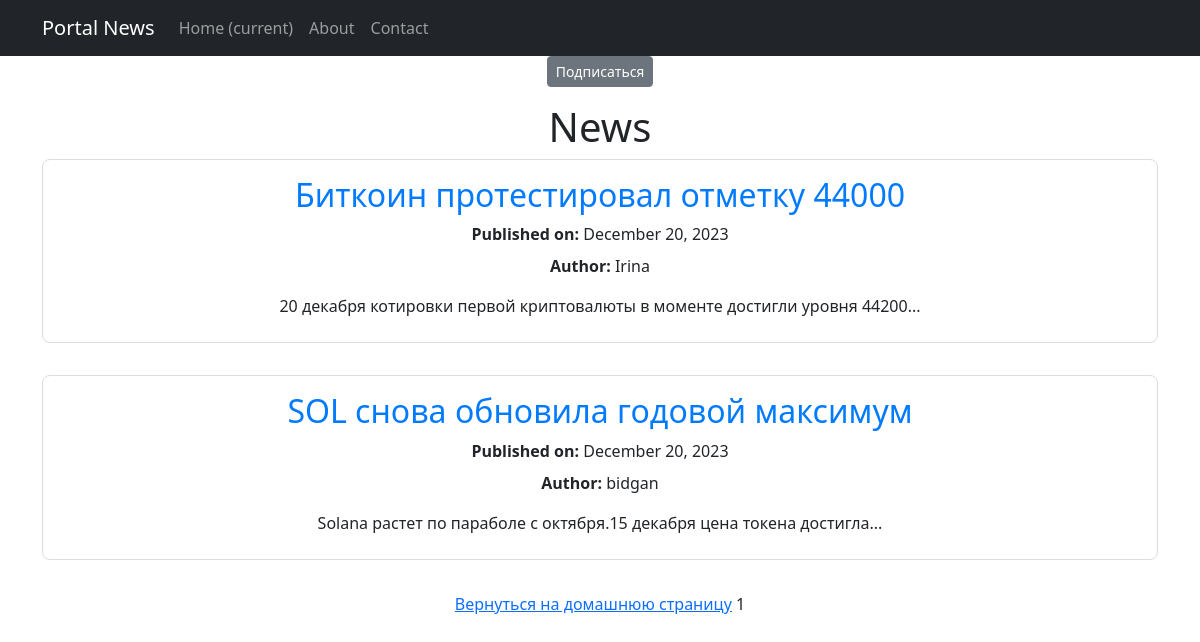
/home/categories/1/, run on an earlier commit of the app's database.
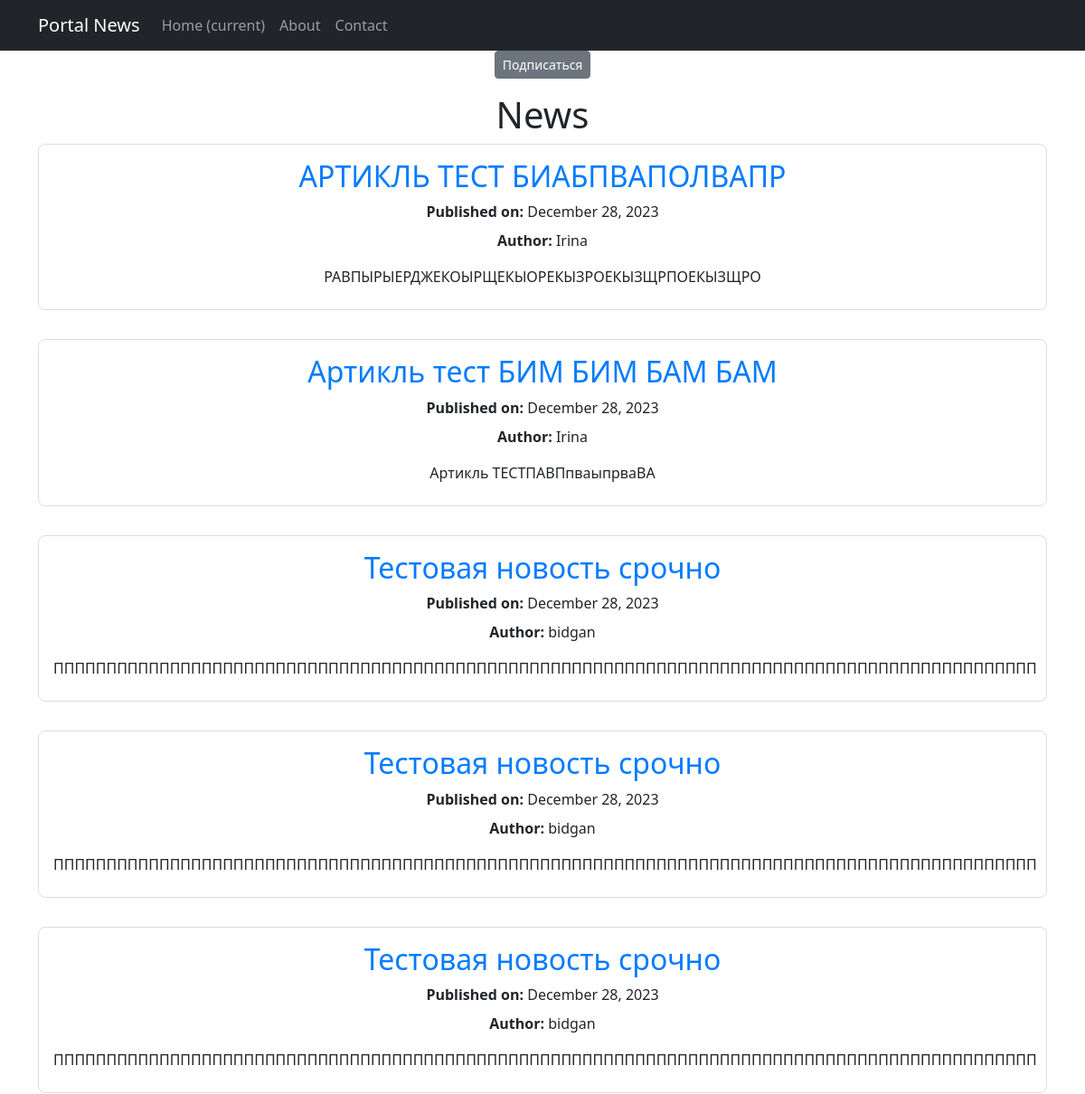
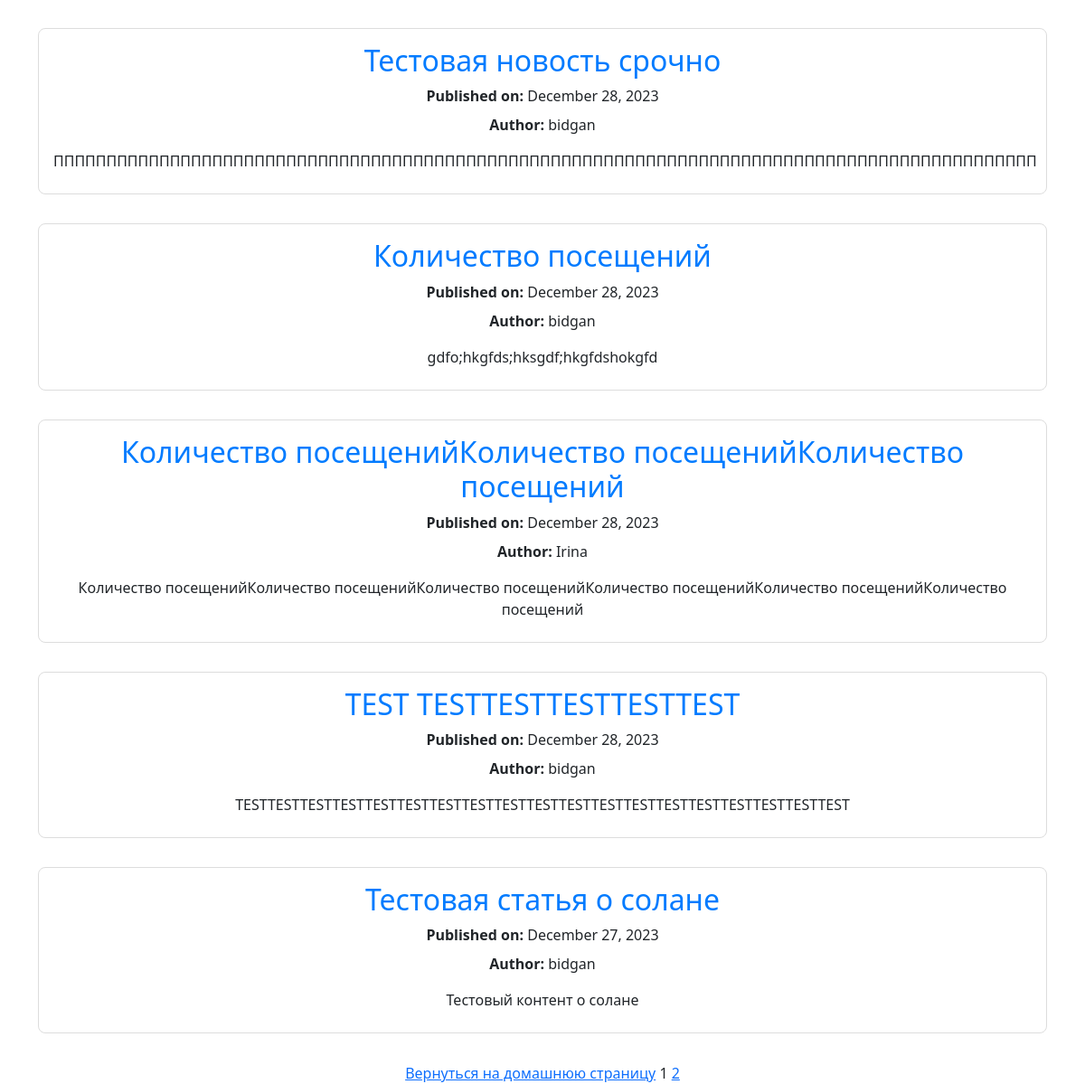
And on a later commit of the database (2 pictures, top to bottom).
### news/models.py (models this page shows, shortened)
class Post(models.Model):
    NEWS = 'NW'
    ARTICLE = 'AR'
    POST_TYPES = [
        (NEWS, 'News'),
        (ARTICLE, 'Article')
    ]
    author = models.ForeignKey(Author, on_delete=models.CASCADE)
    post_type = models.CharField(max_length=2, choices=POST_TYPES, default=ARTICLE)
    created_at = models.DateTimeField(auto_now_add=True)
    categories = models.ManyToManyField(Category, through='PostCategory')
    title = models.CharField(max_length=255, default='Default title', verbose_name='Заголовок')
    content = models.CharField(max_length=2048, default='default content', verbose_name='Контент')
    rating = models.IntegerField(default=0, validators=[MinValueValidator(0)])

class Author(models.Model):
    user = models.OneToOneField(User, on_delete=models.CASCADE, related_name='author')
    rating = models.IntegerField(default=0, validators=[MinValueValidator(0)])
    def __str__(self):
        return self.user.get_full_name() or self.user.username

### news/views.py (the view)
# urls.py: path('categories/<int:pk>/', CategoryListView.as_view(), name='category_list'),
class CategoryListView(PostsList):
    model = Post
    template_name = 'category_list.html'
    context_object_name = 'category_news_list'
    def get_queryset(self):
        self.category = get_object_or_404(Category, id=self.kwargs['pk'])
        queryset = Post.objects.filter(categories=self.category).order_by('-created_at')
        return queryset
    def get_context_data(self, **kwargs):
        context = super().get_context_data(**kwargs)
        context['is_not_subscriber'] = self.request.user not in self.category.subscribers.all()
        context['category'] = self.category
        return context

### news/views.py (called while the page is built)
    def get_context_data(self, **kwargs):
        context = super().get_context_data(**kwargs)
        list_exam = Post.objects.all()
        paginator = Paginator(list_exam, self.paginate_by)
        page = self.request.GET.get('page')
        try:
            file_posts = paginator.page(page)
        except PageNotAnInteger:
            file_posts = paginator.page(1)
        except EmptyPage:
            file_posts = paginator.page(paginator.num_pages)
        context['posts'] = file_posts
        return context

### templates/category_list.html (shortened to what this page needs)
{% extends "flatpages/default.html" %}
{% load static %}
{% block content %}
{% if is_not_subscriber %}
    <ap class="text-center"><a href="{% url 'subscribe' category.id %}"class="btn btn-secondary btn-sm">Подписаться</a><p>
{% endif %}
<h1>{{ category.name }}</h1>
<ul class="news-list">
  {% for post in category_news_list %}
    <li class="news-item">
      <h2>{{ post.title }}</h2>
      <p><strong>Published on:</strong> {{ post.created_at|date:"F d, Y" }}</p>
      <p><strong>Author:</strong> {{ post.author }}</p>
      <div class="content">{{ post.content|linebreaks }}</div>
    </li>
  {% empty %}
    <p>No news posts are available.</p>
  {% endfor %}
</ul>
<a href="{% url 'home' %}" class="return-link">Вернуться на домашнюю страницу</a>
   {{ page_obj.number }}
   {% if page_obj.has_next %}
       <a href="?page={{ page_obj.next_page_number }}">{{ page_obj.next_page_number }}</a>
   {% endif %}
{% endblock %}

What changed in the data, as far as the page shows it:
no longer on this page (row unchanged): Post: title "Биткоин протестировал отметку 44000", created_at "December 20, 2023", author "Irina", content "20 декабря котировки первой криптовалюты в моменте достигли уровня 44200..."
no longer on this page (row edited): Post: title "SOL снова обновила годовой максимум", created_at "December 20, 2023", author "bidgan", content "Solana растет по параболе с октября.15 декабря цена токена достигла..."
added Post: title "АРТИКЛЬ ТЕСТ БИАБПВАПОЛВАПР", created_at "December 28, 2023", author "Irina", content "РАВПЫРЫЕРДЖЕКОЫРЩЕКЫОРЕКЫЗРОЕКЫЗЩРПОЕКЫЗЩРО"
added Post: title "Артикль тест БИМ БИМ БАМ БАМ", created_at "December 28, 2023", author "Irina", content "Артикль ТЕСТПАВПпваыпрваВА"
added Post: title "Тестовая новость срочно", created_at "December 28, 2023", author "bidgan", content "ППППППППППППППППППППППППППППППППППППППППППППППППППППППППППППППППППППППППППППППППППППППППППППП"
added Post: title "Тестовая новость срочно", created_at "December 28, 2023", author "bidgan", content "ППППППППППППППППППППППППППППППППППППППППППППППППППППППППППППППППППППППППППППППППППППППППППППП"
added Post: title "Тестовая новость срочно", created_at "December 28, 2023", author "bidgan", content "ППППППППППППППППППППППППППППППППППППППППППППППППППППППППППППППППППППППППППППППППППППППППППППП"
added Post: title "Тестовая новость срочно", created_at "December 28, 2023", author "bidgan", content "ППППППППППППППППППППППППППППППППППППППППППППППППППППППППППППППППППППППППППППППППППППППППППППП"
added Post: title "Количество посещений", created_at "December 28, 2023", author "bidgan", content "gdfo;hkgfds;hksgdf;hkgfdshokgfd"
added Post: title "Количество посещенийКоличество посещенийКоличество посещений", created_at "December 28, 2023", author "Irina", content "Количество посещенийКоличество посещенийКоличество посещенийКоличество посещенийКоличество посещенийКоличество посещений"
added Post: title "TEST TESTTESTTESTTESTTEST", created_at "December 28, 2023", author "bidgan", content "TESTTESTTESTTESTTESTTESTTESTTESTTESTTESTTESTTESTTESTTESTTESTTESTTESTTESTTEST"
added Post: title "Тестовая статья о солане", created_at "December 27, 2023", author "bidgan", content "Тестовый контент о солане"
Also different on the page:
{{ page_obj.next_page_number }}: (not shown) → "2"
